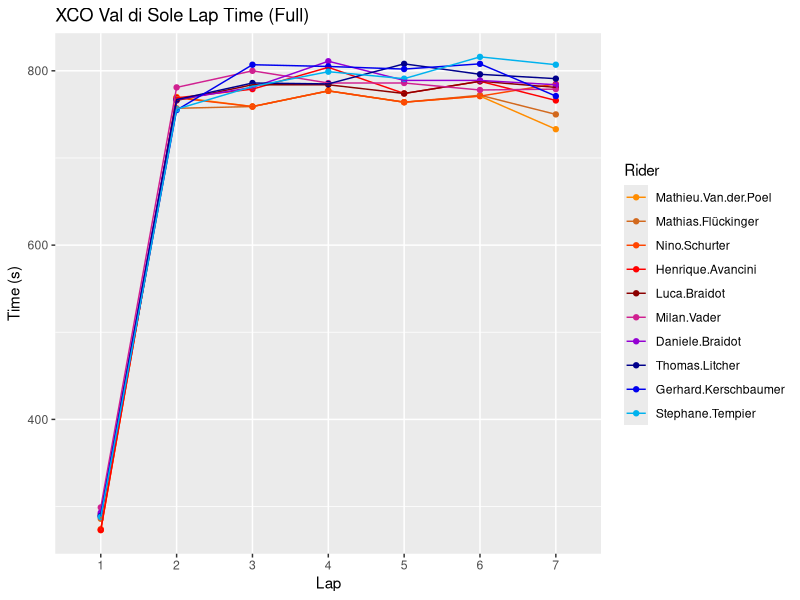
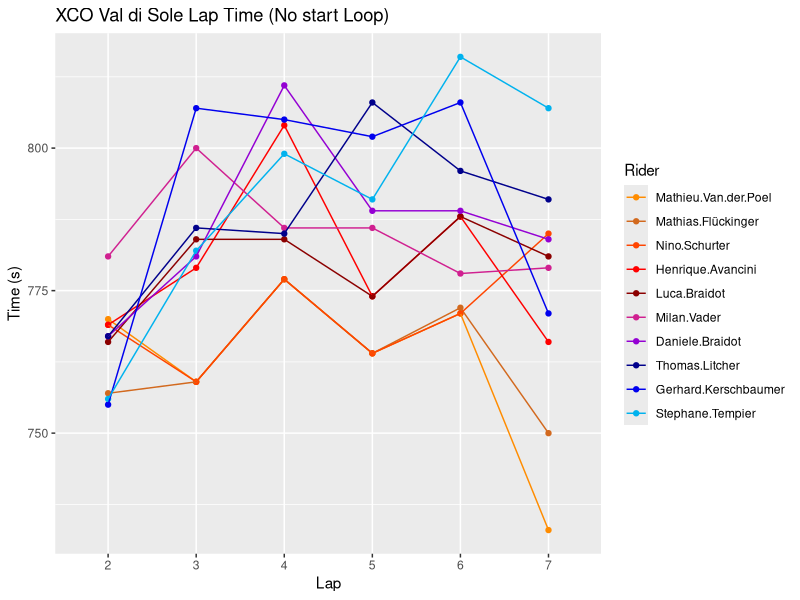
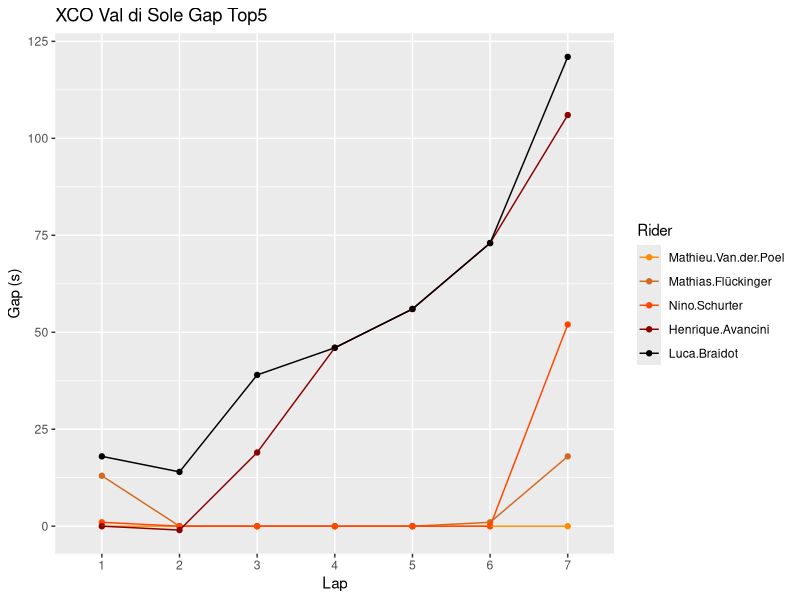
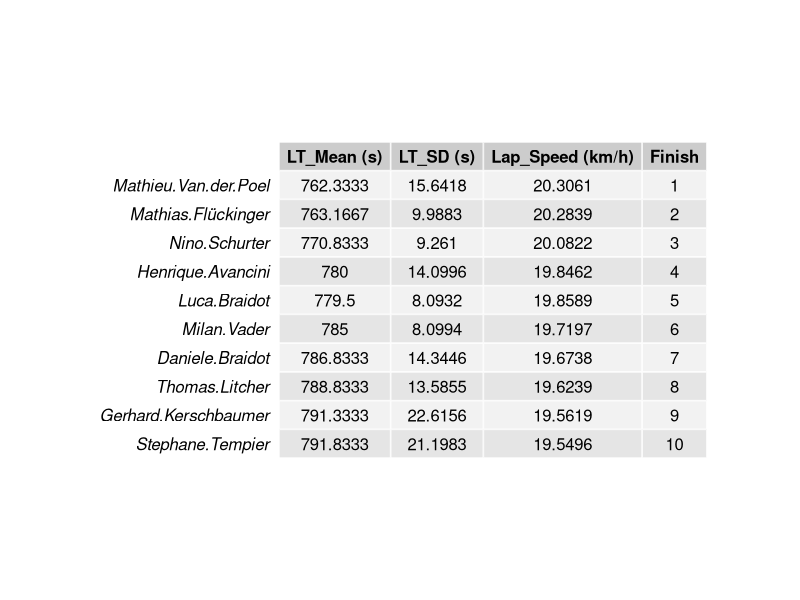
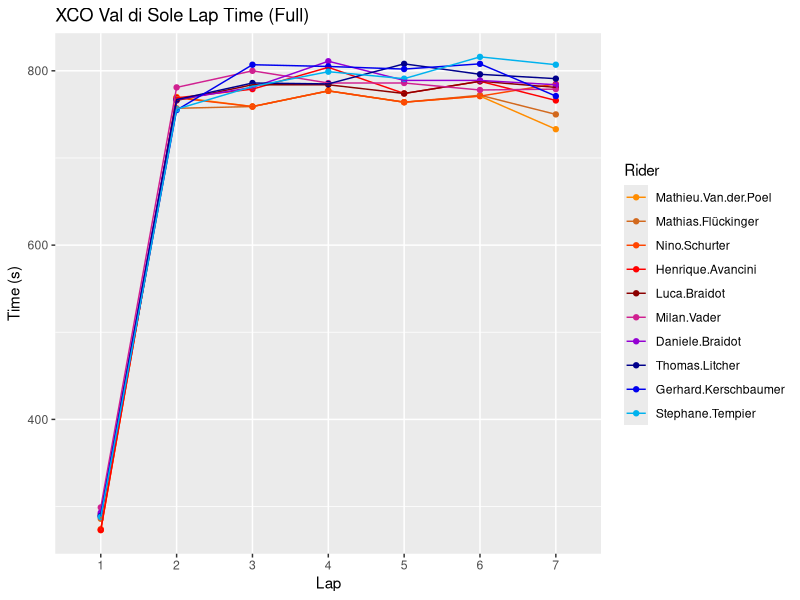
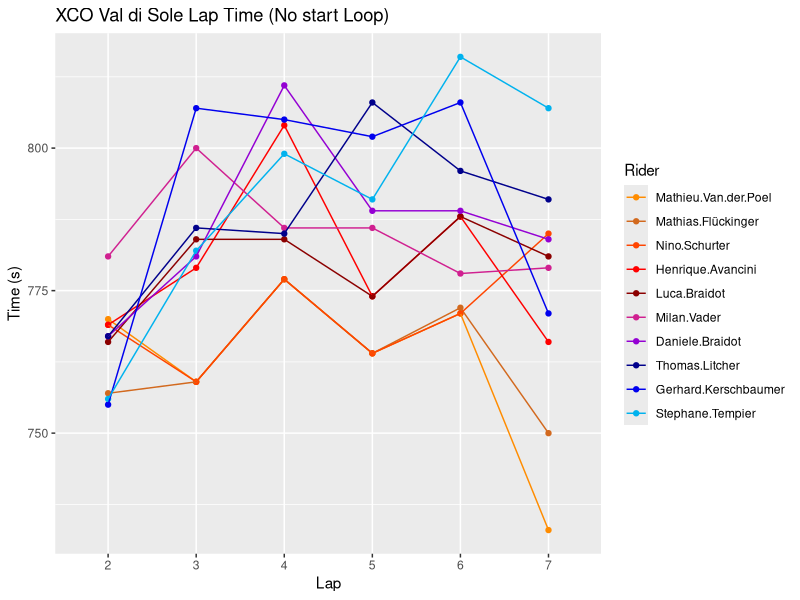
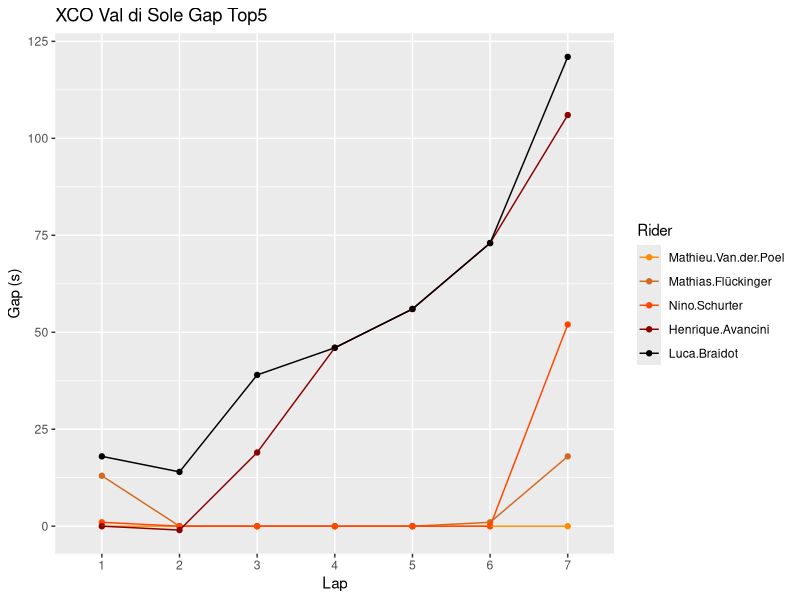

The R source for these figures, in order:
#MTB Data Analysis
## ================================================================================##
# ==============================READ ME=======================================#

# Always check the number of laps in the race, editing on the dataframe must be done accordingly.
# Always check presence of a starting loop in the race. If not present comment all _NSL script lines.
# modfiy nlaps only during the generation of the variable
# modify lap_length only during generation of the variable (meters)
# when computing mean and sd check the presence of startloop: if it wasnt in the race all occurences of 
  #DF_LapTime_NSL should become DF_LapTime
# fix the ratio for the jpeg table -> recomended: 800x400

#Data and variables
DF = read.csv("XCO_VAL_DI_SOLE.csv")

nlaps=7 
lap_length = 4300

## ================================================================================##
#Data frame manip -> conversion to seconds and creation of timegaps
#install.packages("lubridate")
library(lubridate)
DF_LapTime= DF[-c(8:10),]
for (i in 2:11) {
  DF_LapTime[[i]]= period_to_seconds(hms(DF_LapTime[[i]]))
}

# no start loop
DF_LapTime_NSL= DF_LapTime[-1,]
DF_LapTime_NSL

#timegaps
DF_TimeGap = DF_LapTime[1:6]
for (j in 1:nlaps) {
  temp = DF_TimeGap[j,2]
  for (t in 2:6) {
    if(j == 1){
      DF_TimeGap[j,t] = (DF_TimeGap[j,t] - temp) 
    }
    else{
      DF_TimeGap[j,t] = DF_TimeGap[j-1,t] + (DF_TimeGap[j,t] - temp)
    }
  }
}

# Mean and SD Laps -> "index" of how steady the rider was tempo-wise
Mean = c(1:10)
SD = c(1:10)
AVGSpeed = c(1:10)
for(i in 2:11){
  Mean[i-1]= round( mean(DF_LapTime_NSL[,i]), digits = 4 )
  SD[i-1]= round ( sd(DF_LapTime_NSL[,i]), digits= 4 )
  AVGSpeed[i-1] = round( (lap_length/Mean[i-1]) * 3.6, digits=4 )
}
DF_Stats = data.frame(matrix (ncol = 10, nrow = 3))
colnames(DF_Stats)= c(colnames(DF[2:11]))
DF_Stats[1,]= Mean
DF_Stats[2,]= SD
DF_Stats[3,]= AVGSpeed
row.names(DF_Stats)= c("LT_Mean (s)", "LT_SD (s)", "Lap_Speed (km/h)")
DF_Stats= t(DF_Stats)
Finish = c(1:10)
DF_Stats= cbind(DF_Stats, Finish)


## ================================================================================##
#melting the dataframe -> easy access for ggplot
library(reshape2)
DFMelt = melt(DF_LapTime, id.var="Lap")
names(DFMelt)[2] = "Rider"
names(DFMelt)[3] = "Time"

DFMelt_NSL = melt(DF_LapTime_NSL, id.var="Lap")
names(DFMelt_NSL)[2] = "Rider"
names(DFMelt_NSL)[3] = "Time"

DFMelt_TimeGap = melt(DF_TimeGap, id.var="Lap")
names(DFMelt_TimeGap)[2] = "Rider"
names(DFMelt_TimeGap)[3] = "Gap"


## ================================================================================##
#Graphical objects
#full
 library(ggplot2)
ggplot(DFMelt, aes(x = Lap, y = Time, col= Rider, group = Rider)) +
  geom_point()+
  geom_line()+
  xlab("Lap")+ ylab("Time (s)")+
  ggtitle("XCO Val di Sole Lap Time (Full)")+
  scale_color_manual(values = c ("darkorange","chocolate","orangered1","red", "red4",
                                 "violetred", "darkviolet", "blue4", "blue2","deepskyblue2"))
ggsave("XCO_VAL_DI_SOLE_FULL.jpg")

#no start loop
ggplot(DFMelt_NSL, aes(x = Lap, y = Time, col= Rider, group = Rider)) +
  geom_point()+
  geom_line()+
  xlab("Lap")+ ylab("Time (s)")+
  ggtitle("XCO Val di Sole Lap Time (No start Loop)")+
  scale_color_manual(values = c ("darkorange","chocolate","orangered1","red", "red4",
                                 "violetred", "darkviolet", "blue4", "blue2", "deepskyblue2"))
ggsave("XCO_VAL_DI_SOLE_NSL.jpg")

#timegaps
ggplot(DFMelt_TimeGap, aes(x = Lap, y = Gap, col= Rider, group = Rider)) +
  geom_point()+
  geom_line()+
  xlab("Lap")+ ylab("Gap (s)")+
  ggtitle("XCO Val di Sole Gap Top5")+
  scale_color_manual(values = c ("darkorange","chocolate","orangered1","red4", "black"))
ggsave("XCO_VAL_DI_SOLE_GAP.jpg")

#mean-sd data
#install.packages("gridExtra")

library(gridExtra)
library(grid)
grid.newpage()
grid.table( as.data.frame(DF_Stats) )

  